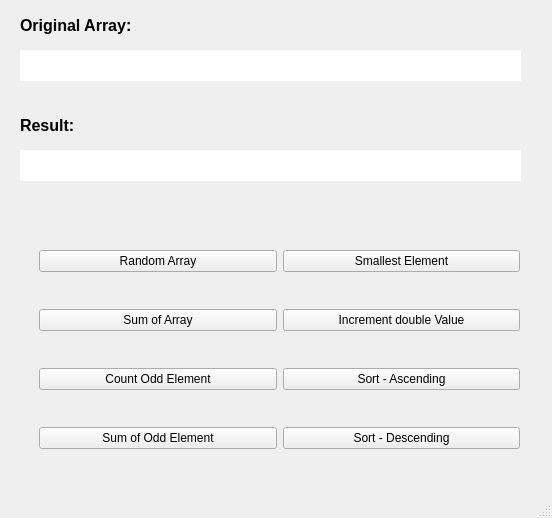
<?xml version="1.0" encoding="UTF-8"?>
<ui version="4.0">
 <class>MainWindow</class>
 <widget class="QMainWindow" name="MainWindow">
  <property name="geometry">
   <rect>
    <x>0</x>
    <y>0</y>
    <width>552</width>
    <height>518</height>
   </rect>
  </property>
  <property name="windowTitle">
   <string>Â rây</string>
  </property>
  <widget class="QWidget" name="centralwidget">
   <widget class="QLabel" name="label">
    <property name="geometry">
     <rect>
      <x>20</x>
      <y>10</y>
      <width>161</width>
      <height>31</height>
     </rect>
    </property>
    <property name="text">
     <string>&lt;html&gt;&lt;head/&gt;&lt;body&gt;&lt;p&gt;&lt;span style=&quot; font-size:12pt; font-weight:600;&quot;&gt;Original Array: &lt;/span&gt;&lt;/p&gt;&lt;/body&gt;&lt;/html&gt;</string>
    </property>
   </widget>
   <widget class="QLabel" name="label_o">
    <property name="geometry">
     <rect>
      <x>20</x>
      <y>50</y>
      <width>501</width>
      <height>31</height>
     </rect>
    </property>
    <property name="styleSheet">
     <string notr="true">background-color: rgb(255, 255, 255);</string>
    </property>
    <property name="text">
     <string/>
    </property>
   </widget>
   <widget class="QLabel" name="label_3">
    <property name="geometry">
     <rect>
      <x>20</x>
      <y>110</y>
      <width>161</width>
      <height>31</height>
     </rect>
    </property>
    <property name="text">
     <string>&lt;html&gt;&lt;head/&gt;&lt;body&gt;&lt;p&gt;&lt;span style=&quot; font-size:12pt; font-weight:600;&quot;&gt;Result:&lt;/span&gt;&lt;/p&gt;&lt;/body&gt;&lt;/html&gt;</string>
    </property>
   </widget>
   <widget class="QLabel" name="label_r">
    <property name="geometry">
     <rect>
      <x>20</x>
      <y>150</y>
      <width>501</width>
      <height>31</height>
     </rect>
    </property>
    <property name="styleSheet">
     <string notr="true">background-color: rgb(255, 255, 255);</string>
    </property>
    <property name="text">
     <string/>
    </property>
   </widget>
   <widget class="QWidget" name="gridLayoutWidget">
    <property name="geometry">
     <rect>
      <x>39</x>
      <y>219</y>
      <width>481</width>
      <height>261</height>
     </rect>
    </property>
    <layout class="QGridLayout" name="gridLayout">
     <item row="0" column="0">
      <widget class="QPushButton" name="pushButton_ra">
       <property name="text">
        <string>Random Array</string>
       </property>
      </widget>
     </item>
     <item row="2" column="0">
      <widget class="QPushButton" name="pushButton_coe">
       <property name="text">
        <string>Count Odd Element</string>
       </property>
      </widget>
     </item>
     <item row="0" column="1">
      <widget class="QPushButton" name="pushButton_se">
       <property name="text">
        <string>Smallest Element</string>
       </property>
      </widget>
     </item>
     <item row="3" column="0">
      <widget class="QPushButton" name="pushButton_sooe">
       <property name="text">
        <string>Sum of Odd Element</string>
       </property>
      </widget>
     </item>
     <item row="1" column="0">
      <widget class="QPushButton" name="pushButton_soa">
       <property name="text">
        <string>Sum of Array</string>
       </property>
      </widget>
     </item>
     <item row="1" column="1">
      <widget class="QPushButton" name="pushButton_idv">
       <property name="text">
        <string>Increment double Value</string>
       </property>
      </widget>
     </item>
     <item row="2" column="1">
      <widget class="QPushButton" name="pushButton_sascending">
       <property name="text">
        <string>Sort - Ascending</string>
       </property>
      </widget>
     </item>
     <item row="3" column="1">
      <widget class="QPushButton" name="pushButton_sdescending">
       <property name="text">
        <string>Sort - Descending</string>
       </property>
      </widget>
     </item>
    </layout>
   </widget>
  </widget>
  <widget class="QStatusBar" name="statusbar"/>
 </widget>
 <resources/>
 <connections/>
</ui>
